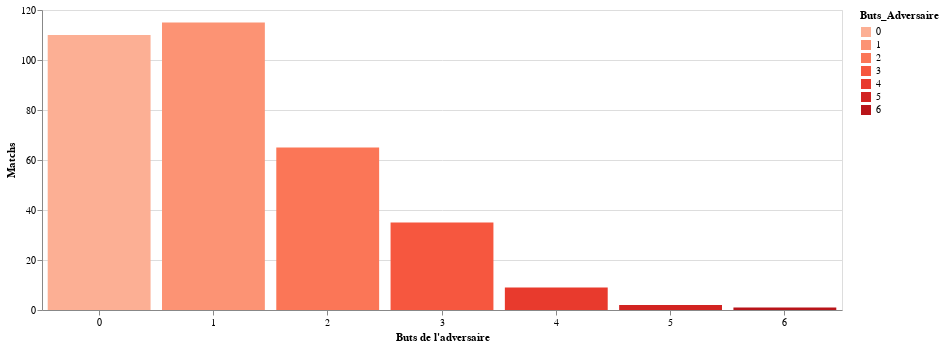

Notebook cell for this chart:
### Markdown cell above
## Nombre de buts de l'adversaire

### Code cell
alt.Chart(matchs[["Buts_Adversaire"]]).mark_bar().encode(
    x=alt.X("Buts_Adversaire:O", title="Buts de l'adversaire", axis=alt.Axis(labelAngle=0)),
    y=alt.Y("count():Q", title="Matchs"),
    color=alt.Color("Buts_Adversaire:O", scale=alt.Scale(scheme="reds")),
    tooltip=[alt.Tooltip("Buts_Adversaire:O", title="Buts de l'OM"), alt.Tooltip("count():Q", title="Nb Matches")]
).properties(
    width=DEFAULT_WIDTH
)

### Figure 1 — Vega-Lite specification as saved in the notebook (floating-point values rounded to 4 significant figures; data arrays with more than 128 entries replaced by an {"elided": "..."} marker saying what was removed)
{"config": {"view": {"continuousWidth": 400, "continuousHeight": 300}}, "data": {"name": "data-631bc6d48268e65ae4eacf6d0eca9ca4"}, "mark": "bar", "encoding": {"color": {"field": "Buts_Adversaire", "scale": {"scheme": "reds"}, "type": "ordinal"}, "tooltip": [{"field": "Buts_Adversaire", "title": "Buts de l'OM", "type": "ordinal"}, {"aggregate": "count", "title": "Nb Matches", "type": "quantitative"}], "x": {"axis": {"labelAngle": 0}, "field": "Buts_Adversaire", "title": "Buts de l'adversaire", "type": "ordinal"}, "y": {"aggregate": "count", "title": "Matchs", "type": "quantitative"}}, "width": 800, "$schema": "https://vega.github.io/schema/vega-lite/v4.17.0.json", "datasets": {"data-631bc6d48268e65ae4eacf6d0eca9ca4": {"elided": "337 records"}}}
